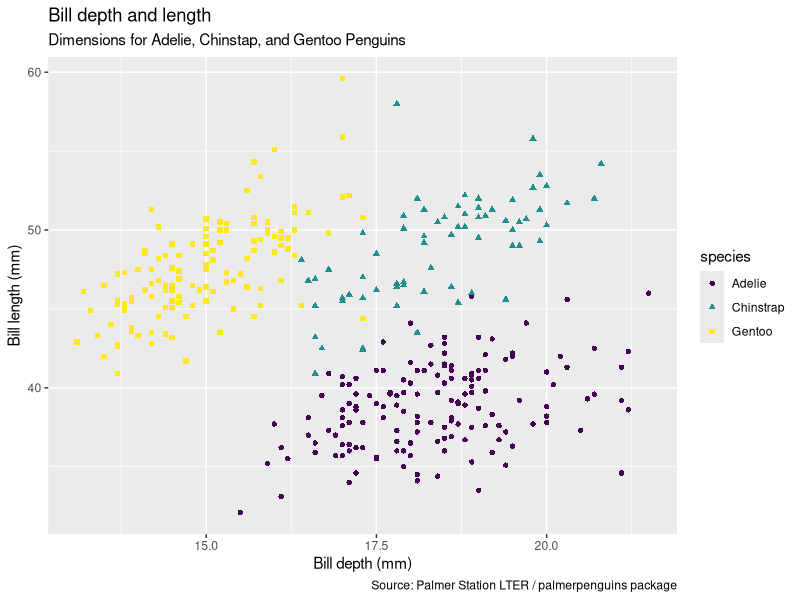
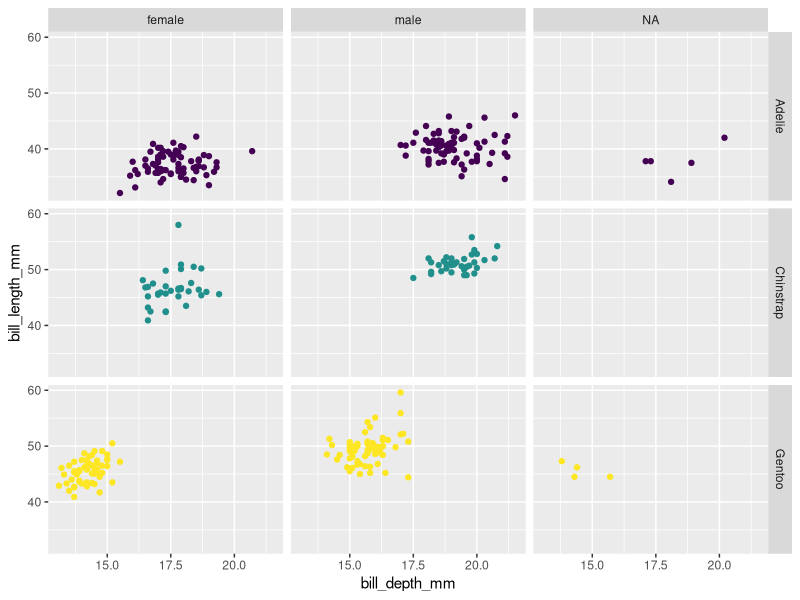
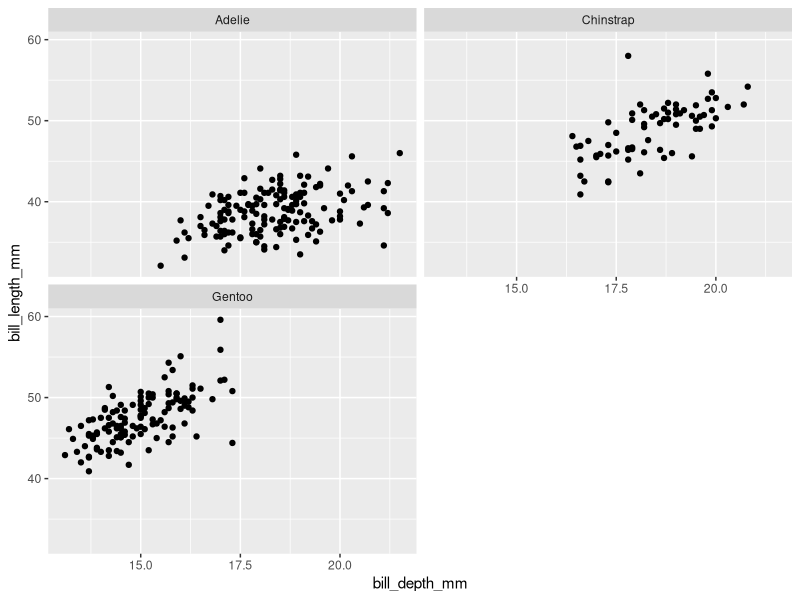

The R source for these figures, in order:
#Notes on Week 3A PowerPoint
#starting on slide 39
##########################
#things that are bad

  #dont use the deafult, add extra lines
  #color gradients with a single color is bad, should have 2
  #no shadows
  #no 3D
  #dont use too many legends
  #dont overuse colors
################################
#need 2 lines of code to make a deafult graph
library(palmerpenguins)
library(tidyverse)
glimpse(penguins)
ggplot(data=penguins,#appears as blank box, this just says I WANT TO USE THIS DATAFRAME
       mapping = aes(x= bill_depth_mm,
                     y= bill_length_mm,
                     color = species,
                     shape= species))+
        geom_point()+
          labs(title = "Bill depth and length",
               subtitle = "Dimensions for Adelie, Chinstap, and Gentoo Penguins",
               x= "Bill depth (mm)", y="Bill length (mm)",
               color="species",
               caption = "Source: Palmer Station LTER / palmerpenguins package")+
scale_color_viridis_d()
#alpha add transperancy 
#mapping vs setting 
#mappiing is for setting up the graph 
#setting is setting up the graph to make it look good 
#faceting, smaller plots that displat different subsets of the data
ggplot(penguins,
      aes(x=bill_depth_mm,
          y=bill_length_mm,
          color = species))+
  geom_point()+
  scale_color_viridis_d()+
  facet_grid(species~sex)+
  guides(color= FALSE)
#facet grid, makes a grid
#facet wrap, more felxible, can work it how you want 
ggplot(penguins,
       aes(x=bill_depth_mm,
           y=bill_length_mm))+
  geom_point()+
  facet_wrap(~species, ncol =2)
#there are many resources on ggplot2
#links in the powerpoint, slide 77
#Tidy Tuesday INFO NEXT CLASS, expect first one due next tuesday

